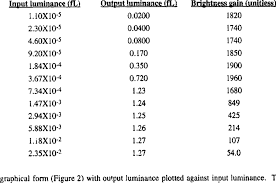
#> input picture download.png, 276 x 183 px
$ python -i testing.py   (imports and definitions only)   (older library calls are emulated)
#> lines starting #> are read from the running program, lines starting #| are printed output that depends on the picture; after the words box and inside, x2 and y2 are one past the last pixel; in counts of white or black regions, pixels touching at a corner belong together
#> further down, picture is the input picture: shape (183, 276, 3); min 0, max 255, mean 241.6
import os
import cv2
import imutils

# This only works if there's only one table on a page
# Important parameters:
#  - morph_size
#  - min_text_height_limit
#  - max_text_height_limit
#  - cell_threshold
#  - min_columns


def pre_process_image(img, save_in_file, morph_size=(8, 8)):

    # get rid of the color
#> called with save_in_file = 'out.png', morph_size = (8, 8)
    pre = cv2.cvtColor(img, cv2.COLOR_BGR2GRAY)
    # Otsu threshold
    pre = cv2.threshold(pre, 250, 255, cv2.THRESH_BINARY | cv2.THRESH_OTSU)[1]
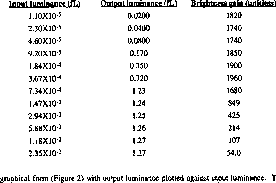
#> pre: shape (183, 276); 93.1% white; black in thin lines or dots
    # dilate the text to make it solid spot
    cpy = pre.copy()
    struct = cv2.getStructuringElement(cv2.MORPH_RECT, morph_size)
    cpy = cv2.dilate(~cpy, struct, anchor=(-1, -1), iterations=1)
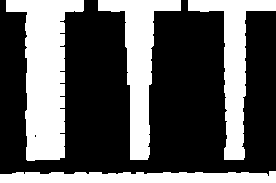
#> cpy: shape (183, 276); 35.3% white; 4 white regions, box (x1, y1, x2, y2) and area: (6, 0, 84, 161) 6640, (98, 0, 181, 160) 4351, (188, 0, 276, 160) 4002, (0, 171, 276, 183) 2836
    pre = ~cpy

    if save_in_file is not None:
        cv2.imwrite(save_in_file, pre)
    return pre


# [70 lines left out: functions find_text_boxes, find_table_in_boxes, build_lines, not called in this run]


# [28 lines not run here, left out]

>>> import cv2
>>> picture = cv2.imread('download.png')
>>> result = pre_process_image(picture, 'out.png')

$ run again, on Capture.PNG
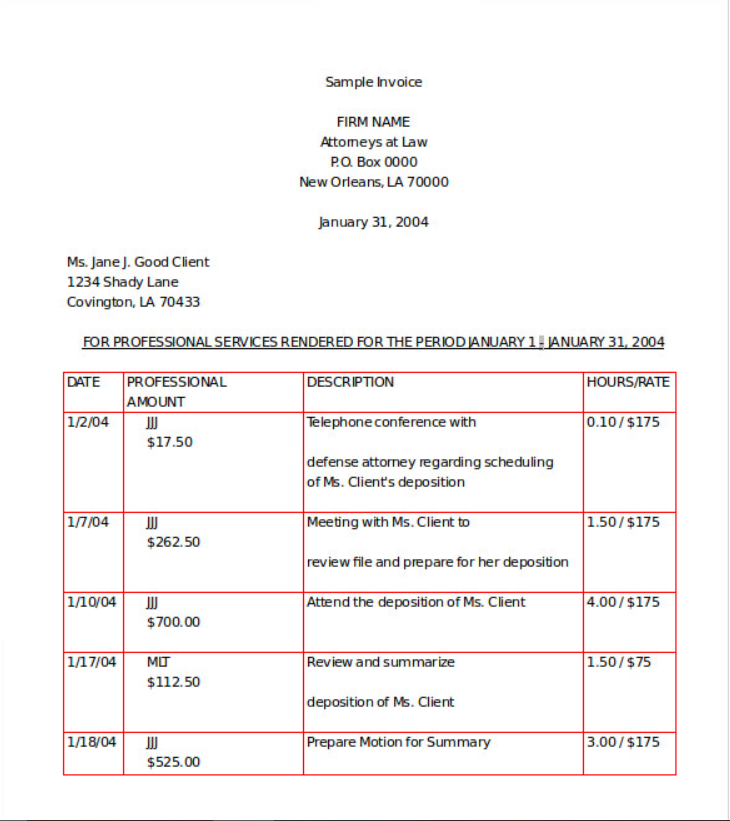
#> input picture Capture.PNG, 730 x 821 px
#> picture is the input picture: shape (821, 730, 3); mean B, G, R 244.4, 244.5, 247.9
#> in pre_process_image, `pre = cv2.threshold(pre, 250, 255, cv2.THRESH_BINARY | cv2.THRESH_OTSU..`:
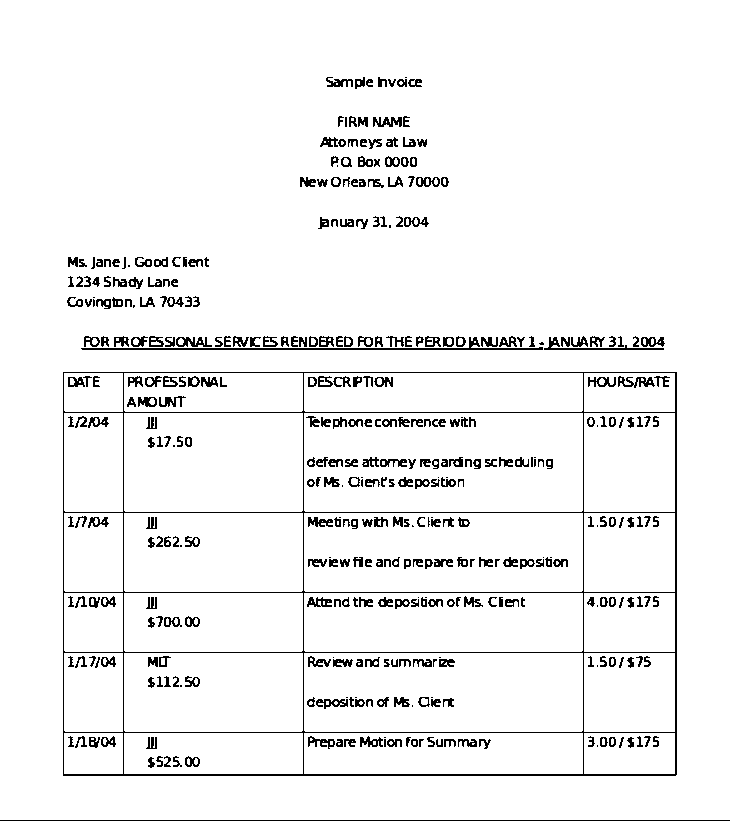
#> pre: shape (821, 730); 94.8% white; black in thin lines or dots
#> in pre_process_image, `cpy = cv2.dilate(~cpy, struct, anchor=(-1, -1), iterations=1)`:
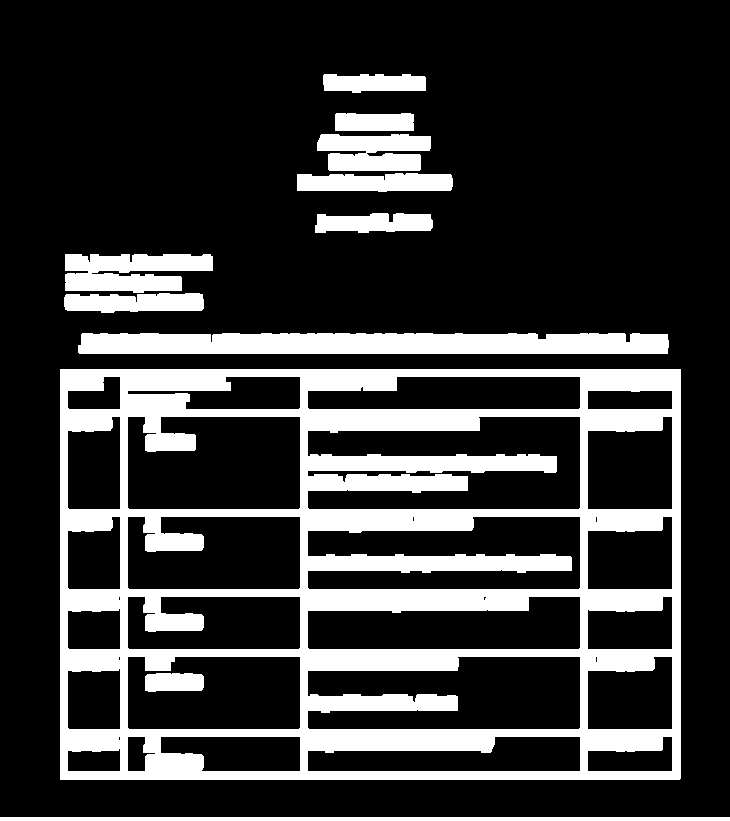
#> cpy: shape (821, 730); 21.5% white; 11 white regions, largest, box (x1, y1, x2, y2) and area: (60, 369, 681, 780) 95109, (78, 333, 669, 354) 11950, (65, 254, 213, 293) 4364

$ run again, on sample_image.png
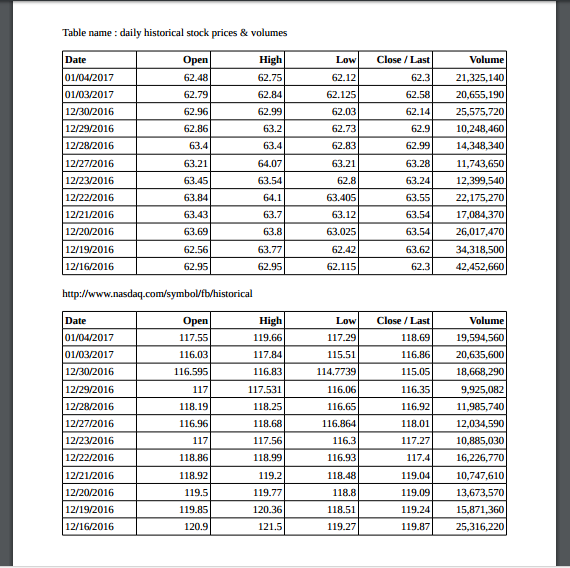
#> input picture sample_image.png, 570 x 568 px
#> picture is the input picture: shape (568, 570, 3); mean B, G, R 223.9, 223.7, 223.5
#> in pre_process_image, `pre = cv2.threshold(pre, 250, 255, cv2.THRESH_BINARY | cv2.THRESH_OTSU..`:
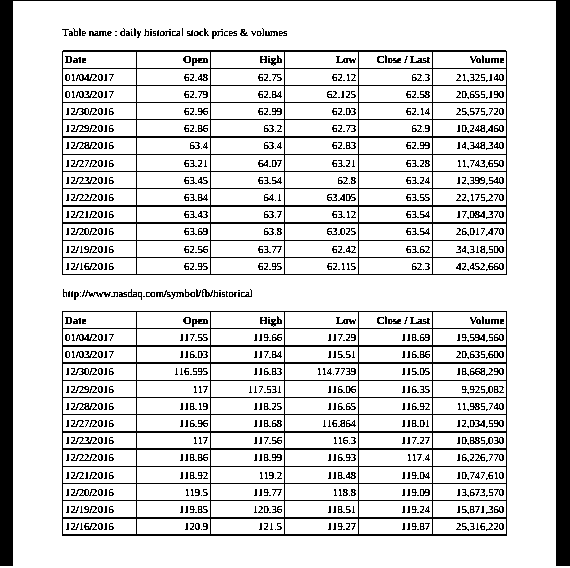
#> pre: shape (568, 570); 83.8% white; 833 black regions (512 under 20 px), largest, box (x1, y1, x2, y2) and area: (0, 0, 570, 566) 15825, (62, 311, 507, 536) 10335, (62, 50, 507, 275) 9457
#> in pre_process_image, `cpy = cv2.dilate(~cpy, struct, anchor=(-1, -1), iterations=1)`:
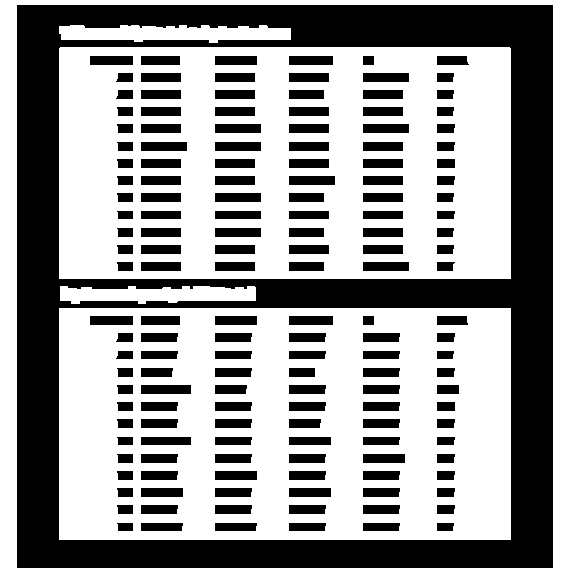
#> cpy: shape (568, 570); 59.8% white; 157 black regions, largest, box (x1, y1, x2, y2) and area: (17, 5, 553, 568) 86253, (141, 385, 191, 394) 450, (363, 73, 409, 82) 414

$ run again, on table1.png
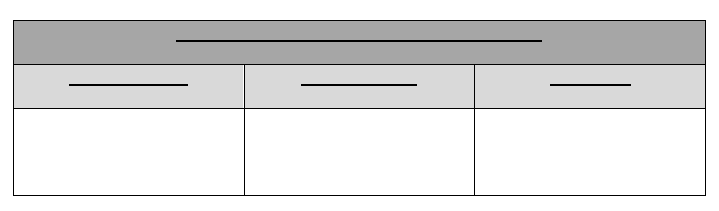
#> input picture table1.png, 719 x 211 px
#> picture is the input picture: shape (211, 719, 3); min 0, max 255, mean 222.8
#> in pre_process_image, `pre = cv2.threshold(pre, 250, 255, cv2.THRESH_BINARY | cv2.THRESH_OTSU..`:
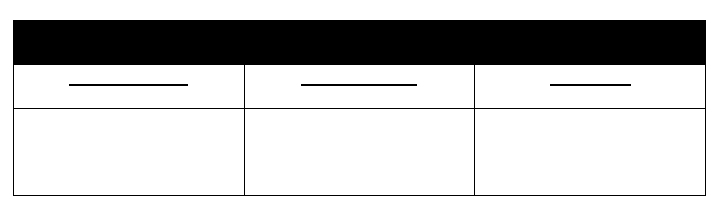
#> pre: shape (211, 719); 77.8% white; 4 black regions, box (x1, y1, x2, y2) and area: (13, 20, 706, 196) 33087, (69, 84, 188, 86) 238, (301, 84, 417, 86) 232, (550, 84, 631, 86) 162
#> in pre_process_image, `cpy = cv2.dilate(~cpy, struct, anchor=(-1, -1), iterations=1)`:
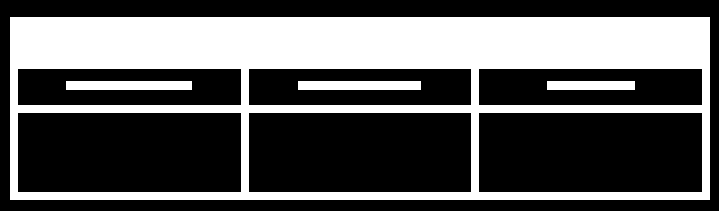
#> cpy: shape (211, 719); 35.8% white; 4 white regions, box (x1, y1, x2, y2) and area: (10, 17, 710, 200) 51280, (66, 81, 192, 90) 1134, (298, 81, 421, 90) 1107, (547, 81, 635, 90) 792
